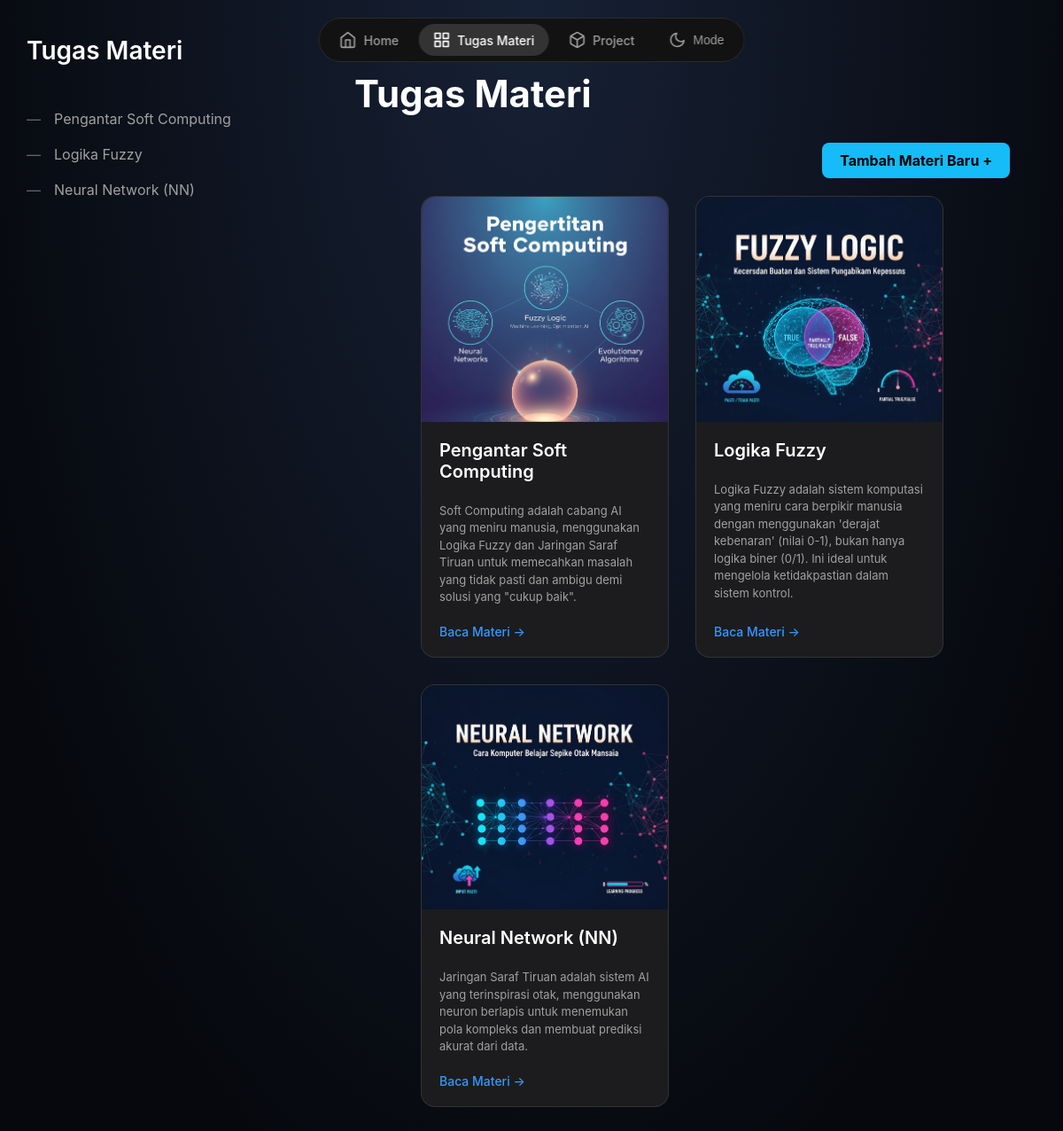
Page /tugas on the committed database.
### app.py (models this page shows)
class Task(db.Model):
    id = db.Column(db.Integer, primary_key=True)
    title = db.Column(db.String(100), nullable=False)
    thumbnail = db.Column(db.String(100), nullable=True)
    description = db.Column(db.Text, nullable=False)
    content = db.Column(db.Text, nullable=False)

### app.py (the view)
@app.route('/tugas')
def tugas():
    tasks = Task.query.all()
    for t in tasks:
        t.link_url = url_for('task_detail', task_id=t.id)
    return render_template('tugas.html', show_sidebar=True, tasks=tasks,
                           sidebar_items=tasks, sidebar_title='Tugas Materi', active_nav='tugas')

### templates/tugas.html (shortened to what this page needs)
{% extends 'base.html' %}
{% block header %}Tugas Materi{% endblock %}
{% block content %}
<div class="add-task-container">
    <a href="{{ url_for('new_task') }}" class="add-task-btn">Tambah Materi Baru +</a>
</div>
<div class="project-grid">
    {% for task in tasks %}
    <div class="project-card">
        <div class="card-image">
            <img src="{{ url_for('static', filename=task.thumbnail) }}" alt="{{ task.title }}">
        </div>
        <div class="card-content">
            <h3 class="card-title">{{ task.title }}</h3>
            <p class="card-description">{{ task.description }}</p>
            <div class="card-links">
                <a href="{{ url_for('task_detail', task_id=task.id) }}" class="card-link">Baca Materi →</a>
            </div>
        </div>
    </div>
    {% else %}
    <p>Belum ada tugas yang ditambahkan. Silakan <a href="{{ url_for('new_task') }}">tambah materi baru</a>.</p>
    {% endfor %}
</div>
{% endblock %}

### templates/base.html (shortened to what this page needs)
<!DOCTYPE html>
<html lang="id">
<head>
    <link rel="stylesheet" href="{{ url_for('static', filename='style.css') }}">
</head>
<body>
    <nav class="top-nav">
        <a href="{{ url_for('index') }}" class="nav-item {% if active_nav == 'home' %}active{% endif %}">
            <svg xmlns="http://www.w3.org/2000/svg" width="24" height="24" viewBox="0 0 24 24" fill="none" stroke="currentColor" stroke-width="2" stroke-linecap="round" stroke-linejoin="round"><path d="m3 9 9-7 9 7v11a2 2 0 0 1-2 2H5a2 2 0 0 1-2-2z"></path><polyline points="9 22 9 12 15 12 15 22"></polyline></svg>
            <span>Home</span>
        </a>
        <a href="{{ url_for('tugas') }}" class="nav-item {% if active_nav == 'tugas' %}active{% endif %}">
            <span>Tugas Materi</span>
        </a>
        <a href="{{ url_for('project') }}" class="nav-item {% if active_nav == 'project' %}active{% endif %}">
            <span>Project</span>
        </a>
        <button class="nav-item theme-toggle">
            <svg xmlns="http://www.w3.org/2000/svg" width="24" height="24" viewBox="0 0 24 24" fill="none" stroke="currentColor" stroke-width="2" stroke-linecap="round" stroke-linejoin="round"><path d="M21 12.79A9 9 0 1 1 11.21 3 7 7 0 0 0 21 12.79z"></path></svg>
            <span>Mode</span>
        </button>
    </nav>
    <div class="wrapper">
        {% if show_sidebar %}
        <aside class="sidebar">
            <h1 class="sidebar-title">{{ sidebar_title }}</h1>
            <nav class="sidebar-nav">
                <ul>
                    {% for item in sidebar_items %}
                    <li><a href="{{ item.link_url }}">{{ item.title }}</a></li>
                    {% endfor %}
                </ul>
            </nav>
        </aside>
        {% endif %}
        <main class="main-content {% if not show_sidebar %}full-width{% endif %}">
            <header>
                <h2>{% block header %}{% endblock %}</h2>
            </header>
            <article>
                {% block content %}{% endblock %}
            </article>
        </main>
    </div>
</body>
</html>

### static/style.css (style rules this page uses)
:root { --bg-dark: radial-gradient(ellipse at 50% 0%, hsl(220, 40%, 15%) 0%, #06080D 80%); --text-dark: #e0e0e0; --text-muted-dark: #a0a0a0; --text-header-dark: #ffffff; --card-bg-dark: #1c1c1e; --nav-bg-dark: #121212; --nav-active-dark: #333333; --link-dark: #15BCF8; --link-hover-dark: #49d0fc; --border-dark: rgba(255, 255, 255, 0.1); --bg-light: radial-gradient(ellipse at 50% 0%, hsl(195, 100%, 85%) 0%, #ffffff 70%); --text-light: #222222; --text-muted-light: #555555; --text-header-light: #000000; --card-bg-light: #ffffff; --nav-bg-light: rgba(255, 255, 255, 0.85); --nav-active-light: #e0e0e0; --link-light: #0077cc; --link-hover-light: #0099ff; --border-light: rgba(0, 0, 0, 0.1); }
body { background-image: var(--bg-dark); color: var(--text-dark); font-family: -apple-system, BlinkMacSystemFont, "Segoe UI", Roboto, Helvetica, Arial, sans-serif; margin: 0; min-height: 100vh; transition: background-image 0.5s ease, color 0.5s ease; }
.wrapper { display: flex; width: 100%; min-height: 100vh; }
.sidebar { width: 280px; padding: 40px 30px; display: flex; flex-direction: column; flex-shrink: 0; animation: fadeInFromLeft 0.7s ease-in-out forwards; }
.sidebar-title { font-size: 28px; color: var(--text-header-dark); margin: 0 0 50px 0; font-weight: 600; }
.sidebar-nav ul { list-style: none; padding: 0; margin: 0; }
.sidebar-nav li { margin-bottom: 20px; }
.sidebar-nav a { color: var(--text-muted-dark); text-decoration: none; font-size: 16px; transition: color 0.3s ease; }
.sidebar-nav a::before { content: '—'; margin-right: 15px; color: #666; }
.main-content { flex-grow: 1; padding: 80px 60px 40px; overflow-y: auto; animation: fadeInFromLeft 0.7s ease-in-out forwards; }
.main-content > header, .main-content > article, .main-content > .profile-layout { animation: floatUp 0.8s 0.2s ease-out forwards; opacity: 0; }
.main-content header h2 { font-size: 42px; font-weight: 700; color: var(--text-header-dark); margin-top: 0; margin-bottom: 30px; }
.main-content article p { font-size: 18px; line-height: 1.7; color: var(--text-dark); max-width: 800px; }
.top-nav { position: fixed; top: 20px; left: 50%; transform: translateX(-50%); background-color: var(--nav-bg-dark); backdrop-filter: blur(10px); -webkit-backdrop-filter: blur(10px); border: 1px solid var(--border-dark); border-radius: 9999px; padding: 6px; display: flex; align-items: center; gap: 6px; z-index: 100; }
.nav-item { padding: 8px 16px; color: var(--text-muted-dark); text-decoration: none; display: flex; align-items: center; justify-content: center; border-radius: 9999px; transition: background-color 0.3s ease, color 0.3s ease; background-color: transparent; border: none; cursor: pointer; font-size: 14px; font-weight: 500; white-space: nowrap; gap: 8px; }
.nav-item svg { width: 20px; height: 20px; stroke: currentColor; }
.nav-item.active { background-color: var(--nav-active-dark); color: var(--text-header-dark); }
.theme-toggle { padding: 8px 16px; }
.project-grid { display: grid; grid-template-columns: repeat(auto-fit, 280px); justify-content: center; gap: 30px; }
.project-card { width: 280px; box-sizing: border-box; background-color: var(--card-bg-dark); border-radius: 16px; overflow: hidden; border: 1px solid var(--border-dark); transition: transform 0.3s ease, box-shadow 0.3s ease; display: flex; flex-direction: column; }
.card-image img { width: 100%; height: auto; display: block; }
.card-content { padding: 20px; display: flex; flex-direction: column; flex-grow: 1; }
.card-title { font-size: 20px; font-weight: 600; color: var(--text-header-dark); margin: 0 0 10px 0; }
.project-card .card-description { font-size: 13px; color: var(--text-muted-dark); line-height: 1.5; margin-bottom: 20px; flex-grow: 1; }
.card-links { display: flex; gap: 20px; }
.card-link { color: #3399ff; text-decoration: none; font-size: 14px; font-weight: 500; transition: color 0.3s ease; }
.add-task-container { text-align: right; margin-bottom: 20px; }
.add-task-btn { display: inline-block; background-color: var(--link-dark); color: #000; padding: 10px 20px; border-radius: 8px; text-decoration: none; font-weight: bold; transition: background-color 0.3s ease; }

### rows in the picture
Task: title "Pengantar Soft Computing", thumbnail (picture), description "Soft Computing adalah cabang AI yang meniru manusia, menggunakan Logika Fuzzy dan Jaringan Saraf Tiruan untuk memecahkan masalah yang tidak pasti dan ambigu demi solusi yang \"cukup baik\"."
Task: title "Logika Fuzzy", thumbnail (picture), description "Logika Fuzzy adalah sistem komputasi yang meniru cara berpikir manusia dengan menggunakan 'derajat kebenaran' (nilai 0-1), bukan hanya logika biner (0/1). Ini ideal untuk mengelola ketidakpastian dalam sistem kontrol."
Task: title "Neural Network (NN)", thumbnail (picture), description "Jaringan Saraf Tiruan adalah sistem AI yang terinspirasi otak, menggunakan neuron berlapis untuk menemukan pola kompleks dan membuat prediksi akurat dari data."

### other values in the picture
{{ sidebar_title }} "Tugas Materi"
